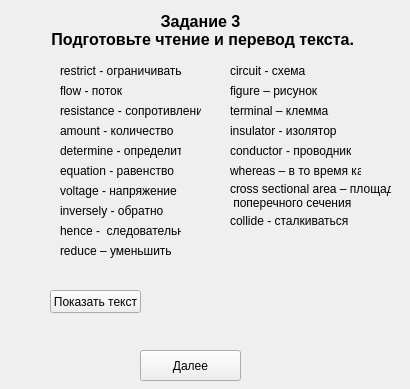
<?xml version="1.0" encoding="UTF-8"?>
<ui version="4.0">
 <class>Zadanie1_part1</class>
 <widget class="QWidget" name="Zadanie1_part1">
  <property name="geometry">
   <rect>
    <x>0</x>
    <y>0</y>
    <width>410</width>
    <height>389</height>
   </rect>
  </property>
  <property name="windowTitle">
   <string>Form</string>
  </property>
  <widget class="QLabel" name="label_title">
   <property name="geometry">
    <rect>
     <x>10</x>
     <y>10</y>
     <width>381</width>
     <height>41</height>
    </rect>
   </property>
   <property name="font">
    <font>
     <pointsize>12</pointsize>
     <weight>75</weight>
     <bold>true</bold>
     <strikeout>false</strikeout>
    </font>
   </property>
   <property name="cursor">
    <cursorShape>ArrowCursor</cursorShape>
   </property>
   <property name="text">
    <string>Задание 3
 Подготовьте чтение и перевод текста.</string>
   </property>
   <property name="textFormat">
    <enum>Qt::AutoText</enum>
   </property>
   <property name="alignment">
    <set>Qt::AlignCenter</set>
   </property>
  </widget>
  <widget class="QPushButton" name="pushButton_answer">
   <property name="geometry">
    <rect>
     <x>140</x>
     <y>350</y>
     <width>101</width>
     <height>31</height>
    </rect>
   </property>
   <property name="text">
    <string>Далее</string>
   </property>
  </widget>
  <widget class="QLabel" name="label">
   <property name="geometry">
    <rect>
     <x>60</x>
     <y>60</y>
     <width>121</width>
     <height>21</height>
    </rect>
   </property>
   <property name="text">
    <string>restrict - ограничивать</string>
   </property>
  </widget>
  <widget class="QLabel" name="label_2">
   <property name="geometry">
    <rect>
     <x>230</x>
     <y>60</y>
     <width>121</width>
     <height>21</height>
    </rect>
   </property>
   <property name="text">
    <string>circuit - схема</string>
   </property>
  </widget>
  <widget class="QLabel" name="label_3">
   <property name="geometry">
    <rect>
     <x>230</x>
     <y>80</y>
     <width>121</width>
     <height>21</height>
    </rect>
   </property>
   <property name="text">
    <string>figure – рисунок</string>
   </property>
  </widget>
  <widget class="QLabel" name="label_4">
   <property name="geometry">
    <rect>
     <x>60</x>
     <y>80</y>
     <width>121</width>
     <height>21</height>
    </rect>
   </property>
   <property name="text">
    <string>flow - поток</string>
   </property>
  </widget>
  <widget class="QLabel" name="label_5">
   <property name="geometry">
    <rect>
     <x>230</x>
     <y>100</y>
     <width>121</width>
     <height>21</height>
    </rect>
   </property>
   <property name="text">
    <string>terminal – клемма</string>
   </property>
  </widget>
  <widget class="QLabel" name="label_6">
   <property name="geometry">
    <rect>
     <x>60</x>
     <y>100</y>
     <width>141</width>
     <height>21</height>
    </rect>
   </property>
   <property name="text">
    <string>resistance - сопротивление</string>
   </property>
  </widget>
  <widget class="QLabel" name="label_7">
   <property name="geometry">
    <rect>
     <x>230</x>
     <y>120</y>
     <width>121</width>
     <height>21</height>
    </rect>
   </property>
   <property name="text">
    <string>insulator - изолятор</string>
   </property>
  </widget>
  <widget class="QLabel" name="label_8">
   <property name="geometry">
    <rect>
     <x>60</x>
     <y>120</y>
     <width>121</width>
     <height>21</height>
    </rect>
   </property>
   <property name="text">
    <string>amount - количество</string>
   </property>
  </widget>
  <widget class="QLabel" name="label_9">
   <property name="geometry">
    <rect>
     <x>230</x>
     <y>140</y>
     <width>121</width>
     <height>21</height>
    </rect>
   </property>
   <property name="text">
    <string>conductor - проводник</string>
   </property>
  </widget>
  <widget class="QLabel" name="label_10">
   <property name="geometry">
    <rect>
     <x>60</x>
     <y>140</y>
     <width>121</width>
     <height>21</height>
    </rect>
   </property>
   <property name="text">
    <string>determine - определить</string>
   </property>
  </widget>
  <widget class="QLabel" name="label_11">
   <property name="geometry">
    <rect>
     <x>230</x>
     <y>160</y>
     <width>131</width>
     <height>21</height>
    </rect>
   </property>
   <property name="text">
    <string>whereas – в то время как</string>
   </property>
  </widget>
  <widget class="QLabel" name="label_12">
   <property name="geometry">
    <rect>
     <x>60</x>
     <y>160</y>
     <width>121</width>
     <height>21</height>
    </rect>
   </property>
   <property name="text">
    <string>equation - равенство</string>
   </property>
  </widget>
  <widget class="QLabel" name="label_13">
   <property name="geometry">
    <rect>
     <x>230</x>
     <y>180</y>
     <width>161</width>
     <height>31</height>
    </rect>
   </property>
   <property name="text">
    <string>сross sectional area – площадь
 поперечного сечения</string>
   </property>
  </widget>
  <widget class="QLabel" name="label_14">
   <property name="geometry">
    <rect>
     <x>60</x>
     <y>180</y>
     <width>121</width>
     <height>21</height>
    </rect>
   </property>
   <property name="text">
    <string>voltage - напряжение</string>
   </property>
  </widget>
  <widget class="QLabel" name="label_16">
   <property name="geometry">
    <rect>
     <x>60</x>
     <y>200</y>
     <width>121</width>
     <height>21</height>
    </rect>
   </property>
   <property name="text">
    <string>inversely - обратно</string>
   </property>
  </widget>
  <widget class="QLabel" name="label_17">
   <property name="geometry">
    <rect>
     <x>230</x>
     <y>210</y>
     <width>121</width>
     <height>21</height>
    </rect>
   </property>
   <property name="text">
    <string>сollide - сталкиваться</string>
   </property>
  </widget>
  <widget class="QLabel" name="label_18">
   <property name="geometry">
    <rect>
     <x>60</x>
     <y>220</y>
     <width>121</width>
     <height>21</height>
    </rect>
   </property>
   <property name="text">
    <string>hence -  следовательно</string>
   </property>
  </widget>
  <widget class="QLabel" name="label_20">
   <property name="geometry">
    <rect>
     <x>60</x>
     <y>240</y>
     <width>121</width>
     <height>21</height>
    </rect>
   </property>
   <property name="text">
    <string>reduce – уменьшить</string>
   </property>
  </widget>
  <widget class="QPushButton" name="pushButton">
   <property name="geometry">
    <rect>
     <x>50</x>
     <y>290</y>
     <width>91</width>
     <height>23</height>
    </rect>
   </property>
   <property name="text">
    <string>Показать текст</string>
   </property>
  </widget>
 </widget>
 <resources/>
 <connections/>
</ui>
